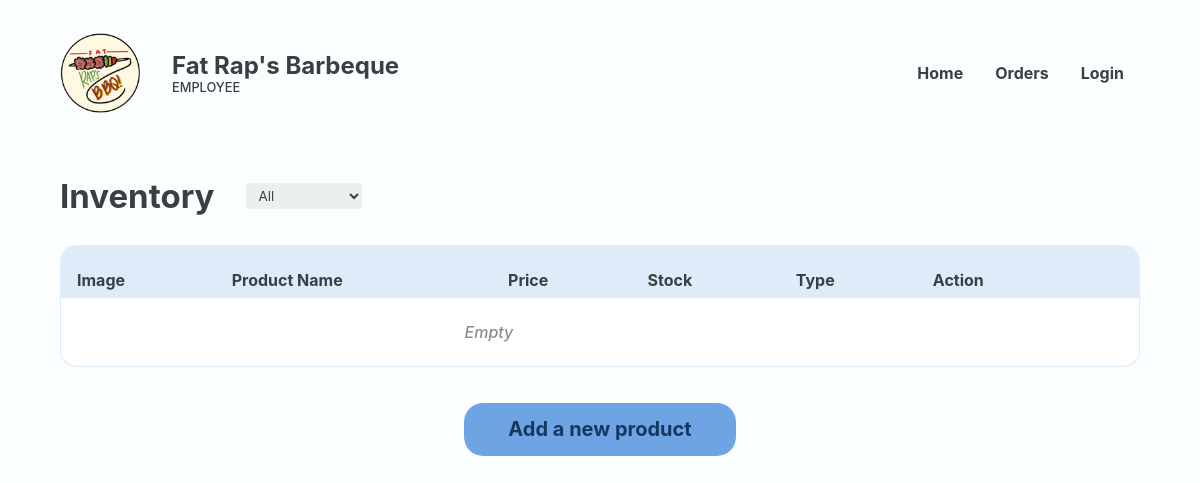
/Website/employee-inventory.php, run on an earlier commit of the app's database.
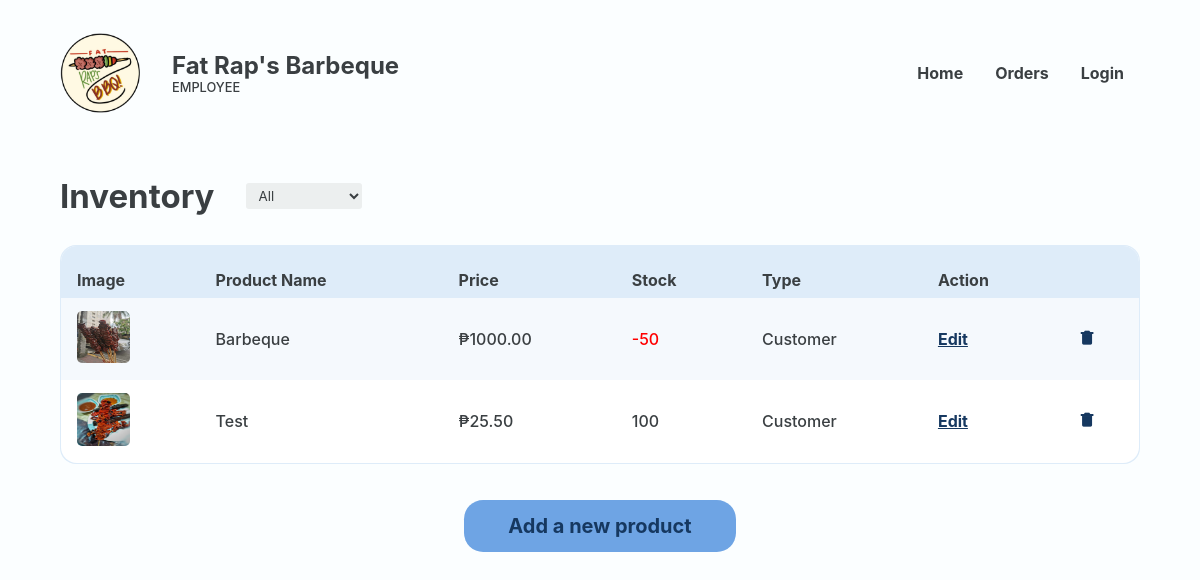
And on a later commit of the database.
### tables this page shows
CREATE TABLE `food` (
  `FOOD_ID` int(18) UNSIGNED NOT NULL,
  `CTGY_ID` int(18) NOT NULL,
  `FOOD_NAME` varchar(20) NOT NULL,
  `FOOD_PRICE` decimal(10,2) NOT NULL,
  `FOOD_DESC` varchar(50) NOT NULL,
  `FOOD_IMG` varchar(255) NOT NULL,
  `FOOD_STOCK` int(20) NOT NULL,
  `FOOD_ACTIVE` varchar(10) NOT NULL,
  `FOOD_TYPE` varchar(16) NOT NULL
);

### Website/employee-inventory.php (the view, shortened to what the changed rows need)
<?php
@include 'constants.php';
?>
<!DOCTYPE html>
<html lang="en">
<head>
    <link rel="stylesheet" href="header-styles.css">
    <link rel="stylesheet" href="admin-styles.css">
    <link href='https://unpkg.com/boxicons@2.1.4/css/boxicons.min.css' rel='stylesheet'>
</head>
<body>
    <header class="backend">
        <div class="header-container">
            <div class="website-title">
                <div class="text">
                    <h1>Fat Rap's Barbeque</h1>
                </div>
            </div>
        </div>
    </header>
    <main>
        <section class="section">
            <div class="container">
                <div class="section-heading row">
                    <h2>Inventory</h2>
                </div>
                <section class="section-body">
                    <section class="main-section column">
                        <div class="table-wrapper">
                            <table class="alternating">
                                <tr>
                                    <th class="header">Image</th>
                                    <th class="header">Product Name</th>
                                    <th class="header">Price</th>
                                    <th class="header">Stock</th>
                                    <th class="header">Type</th>
                                    <th class="header">Action</th>
                                    <th class="header"></th>
                                </tr>
                                <?php
                                $food_type = isset($_GET['type']) ? $_GET['type'] : 'all';
                                if ($food_type === 'all') {
                                    $sql = "SELECT * FROM food";
                                } else {
                                    $sql = "SELECT * FROM food WHERE FOOD_TYPE = '$food_type'";
                                }
                                $res = mysqli_query($conn, $sql);
                                $count = mysqli_num_rows($res);
                                if ($count > 0) {
                                    while ($row = mysqli_fetch_assoc($res)) {
                                        $FOOD_NAME = $row['FOOD_NAME'];
                                        $FOOD_ID = $row['FOOD_ID'];
                                        $FOOD_PRICE = $row['FOOD_PRICE'];
                                        $FOOD_IMG = $row['FOOD_IMG'];
                                        $FOOD_STOCK = $row['FOOD_STOCK'];
                                        $FOOD_TYPE = $row['FOOD_TYPE'];
                                ?>
                                        <tr>
                                            <td data-cell="Image">
                                                <img src="<?php echo SITEURL; ?>images/<?php echo $FOOD_IMG; ?>" alt="">
                                            </td>
                                            <td data-cell="Product Name"><?php echo $FOOD_NAME ?></td>
                                            <td data-cell="Price">₱<?php echo $FOOD_PRICE ?></td>
                                            <td data-cell="Stock">
                                                <span class="<?php echo ($FOOD_STOCK < 100) ? 'red-text' : ''; ?>">
                                                    <p><?php echo $FOOD_STOCK ?></p>
                                                </span>
                                            </td>
                                            <td data-cell="Price"><?php echo $FOOD_TYPE ?></td>
                                            <td data-cell="Action"><a href="<?php echo SITEURL; ?>employee-edit-product.php?FOOD_ID=<?php echo $FOOD_ID ?>" class="edit">Edit</a></td>
                                            <td data-cell="Action"><a href="#" onclick="confirmDelete(<?php echo $FOOD_ID; ?>)" class="bx bxs-trash-alt trash"></a></td>
                                        </tr>
                                    <?php
                                    }
                                } else {
                                    ?>
                                    <tr>
                                        <td colspan="5" class="error">Empty</td>
                                    </tr>
                                <?php
                                }
                                ?>
                            </table>
                        </div>
                    </section>
                </section>
            </div>
        </section>
    </main>
</body>
</html>

What changed in the data, as far as the page shows it:
added food: FOOD_IMG (picture), FOOD_NAME "Barbeque", FOOD_PRICE "1000.00", FOOD_STOCK "-50", FOOD_TYPE "Customer"
added food: FOOD_IMG (picture), FOOD_NAME "Test", FOOD_PRICE "25.50", FOOD_STOCK "100", FOOD_TYPE "Customer"
Also different on the page:
text no longer shown: "Empty"
